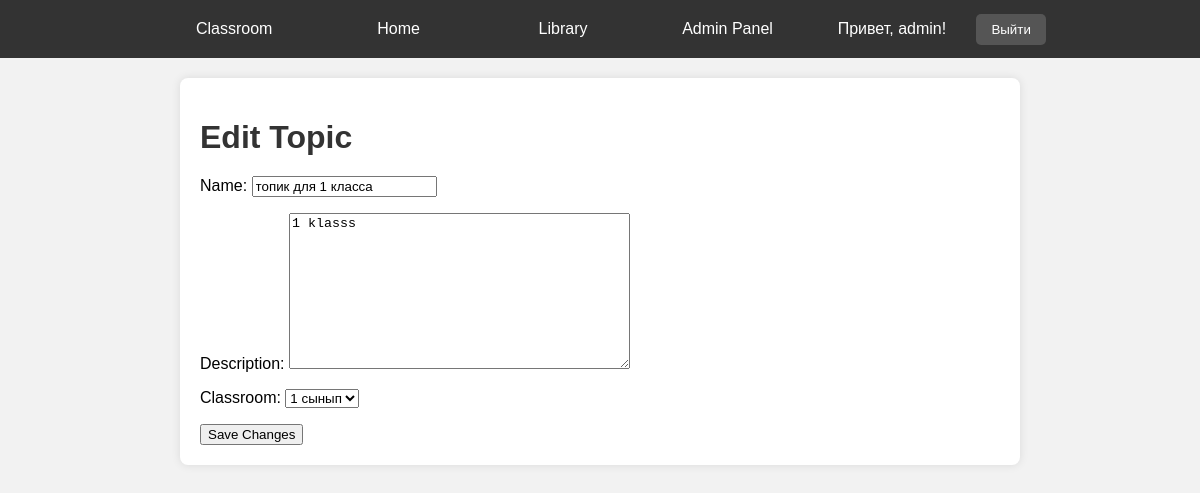
The app's page /topic_info/6/edit/ (signed in) with its own data.
### main/models.py (models this page shows, shortened)
class Topic(models.Model):
    name = models.CharField(max_length=100)
    description = models.TextField()
    created_at = models.DateTimeField(auto_now_add=True)
    classroom = models.ForeignKey(Classroom, on_delete=models.CASCADE)

class Classroom(models.Model):
    name = models.CharField(max_length=100)
    def __str__(self):
        return self.name

### main/views.py (the view)
# urls.py: path('topic_info/<int:topic_id>/edit/', views.edit_topic, name='edit_topic'),
@staff_member_required(login_url='/')
def edit_topic(request, topic_id):
    topic = get_object_or_404(Topic, pk=topic_id)
    classrooms = Classroom.objects.all()
    form = TopicForm(instance=topic)
    if request.method == 'POST':
        form = TopicForm(request.POST, instance=topic)
        if form.is_valid():
            form.save()
            return redirect('topic_info')
    return render(request, 'admin_templates/edit_topic.html', {'classrooms': classrooms, 'form': form, 'topic': topic})

### main/forms.py
class TopicForm(forms.ModelForm):
    class Meta:
        model = Topic
        fields = ['name', 'description', 'classroom']  # Include the 'classroom' field
    def __init__(self, *args, **kwargs):
        super(TopicForm, self).__init__(*args, **kwargs)
        self.fields['classroom'].queryset = Classroom.objects.all()

### main/templates/admin_templates/edit_topic.html (shortened to what this page needs)
<!DOCTYPE html>
<html lang="en">
<head>
    {% include 'navbar.html' %}
</head>
<body>
    <div class="container">
        <h1>Edit Topic</h1>
        <form class="edit-task-form" method="post">
            {{ form.as_p }}
            <button type="submit">Save Changes</button>
        </form>
    </div>
</body>
</html>

### main/templates/navbar.html (shortened to what this page needs)
{% load static %}
<!DOCTYPE html>
<html lang="en">
<head>
</head>
<body>
    <div class="navbar">
        <a href="{% url 'classroom' %}">Classroom</a>
        <a href="{% url 'home' %}">Home</a>
        <a href="{% url 'library' %}">Library</a>
        {% if user.is_authenticated %}
            {% if user.is_staff %}
                <a href="{% url 'admin_panel' %}">Admin Panel</a>
            {% else %}
                <a href="{% url 'profile' %}">Profile</a>
            {% endif %}
            <div class="user-info">Привет, {{ user.username }}!</div>
            <form class="logout-form" action="{% url 'logout' %}" method="post">
                <button type="submit">Выйти</button>
            </form>
        {% else %}
            <a href="{% url 'login' %}">Login</a>
            <a href="{% url 'registration' %}">Registration</a>
        {% endif %}
    </div>
</body>
</html>

### main/templates/navbar.html (style rules this page uses)
body { font-family: Arial, sans-serif; margin: 0; padding: 0; }
.navbar { background-color: #333; padding: 10px 0; text-align: center; }
.navbar a { color: white; text-decoration: none; padding: 10px 20px; margin: 0 10px; border-radius: 5px; transition: background-color 0.3s; width: 100px; display: inline-block; }
.user-info { color: white; margin-left: 20px; width: 120px; display: inline-block; }
.logout-form { margin-left: 20px; display: inline-block; }
.logout-form button { background-color: #555; color: white; border: none; border-radius: 5px; padding: 8px 15px; cursor: pointer; transition: background-color 0.3s; }

### main/templates/admin_templates/edit_topic.html (style rules this page uses)
body { font-family: Arial, sans-serif; background-color: #f2f2f2; margin: 0; padding: 0; }
.container { max-width: 800px; margin: 20px auto; padding: 20px; background-color: #fff; border-radius: 8px; box-shadow: 0 0 10px rgba(0, 0, 0, 0.1); }
h1 { margin-bottom: 20px; color: #333; }

### records on screen
Topic: name "топик для 1 класса", description "1 klasss", classroom "1 сынып"

### other values on screen
{{ user.username }} "admin"
